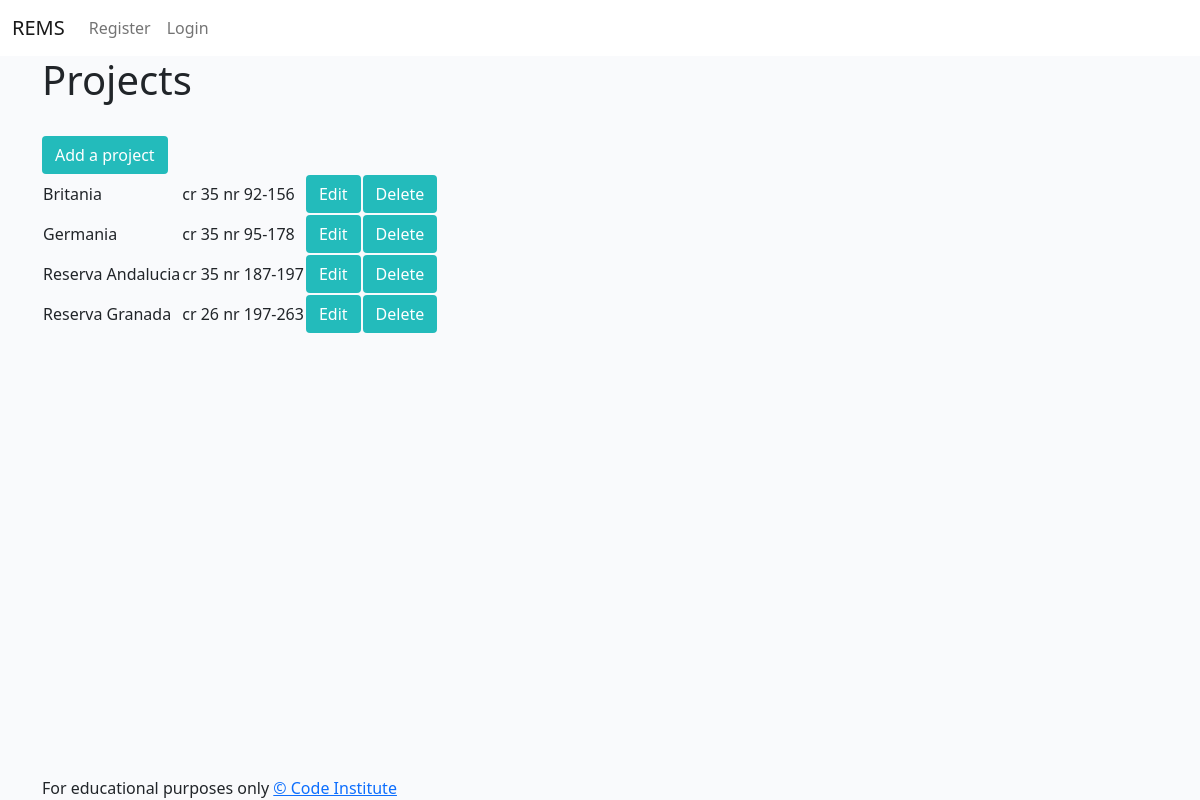
The app's page /projects with its own data.
### todo/models.py (models this page shows, shortened)
class Project(models.Model):
    project_name = models.CharField(max_length=50, null=False, blank=False)
    Adress = models.CharField(max_length=50, null=False, blank=False)

### todo/views.py (the view)
# urls.py: path('projects', views.get_projects, name='projects'),
def get_projects(request):
    projects = Project.objects.all()
    context = {
        'projects': projects
    }
    return render(request, 'projects.html', context)

### templates/projects.html
{% extends "base.html" %}
{% block content %}
<main class="container">
    <h1>Projects</h1>
    <br>
    <a class="waves-effect waves-light btn btn-signup" href="/add_project">Add a project</a>
    <table>
        {% for project in projects %}
            <tr>
                <td>{{ project.project_name }}</td>
                <td>{{ project.Adress }}</td>
                <td>
                    <a class="btn btn-signup" href="/edit_project/{{ project.id }}">Edit</a>
                </td>
                <td>
                    <a class="btn btn-signup" href="/delete_project/{{ project.id }}">Delete</a>
                </td>
            </tr>
        {% empty %}
        <tr><td>You haven't added any projects yet</td></tr>
        {% endfor %}
    </table>
</main>
{%endblock%}

### static/css/style.css (style rules this page uses)
body { display: flex; min-height: 100vh; flex-direction: column; background-color: #F9FAFC; }
main { flex: 1 0 auto; }
.main-bg { background-color: #F9FAFC; }
.btn-signup { background-color: #23BBBB; color: #fff; }

### records on screen
Project: project_name "Britania", Adress "cr 35 nr 92-156"
Project: project_name "Germania", Adress "cr 35 nr 95-178"
Project: project_name "Reserva Andalucia", Adress "cr 35 nr 187-197"
Project: project_name "Reserva Granada", Adress "cr 26 nr 197-263"
